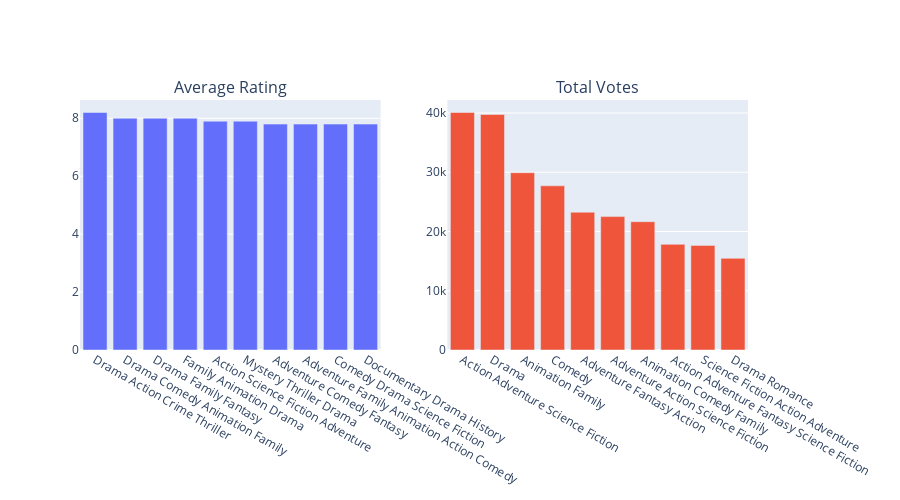

The cell this chart's notebook holds for it:
### Markdown cell above
## Genre Analysis

### Code cell
genre_stats = df.groupby('genres').agg({
    'vote_average': 'mean',
    'vote_count': 'sum'
}).reset_index()

fig = make_subplots(rows=1, cols=2, subplot_titles=('Average Rating', 'Total Votes'))

top_rated = genre_stats.nlargest(10, 'vote_average')
most_votes = genre_stats.nlargest(10, 'vote_count')

fig.add_trace(
    go.Bar(x=top_rated['genres'], y=top_rated['vote_average']),
    row=1, col=1
)
fig.add_trace(
    go.Bar(x=most_votes['genres'], y=most_votes['vote_count']),
    row=1, col=2
)

fig.update_layout(height=500, showlegend=False)
fig.show()

correlation = df['vote_average'].corr(df['vote_count'])
print(f"Rating vs votes correlation: {correlation:.2f}")

### Figure 1 — Plotly figure (JSON) as saved in the notebook; plotly's stock layout.template omitted (floating-point values rounded to 4 significant figures)
{"data": [{"type": "bar", "x": ["Drama Action Crime Thriller", "Drama Comedy Animation Family", "Drama Family Fantasy", "Family Animation Drama", "Action Science Fiction Adventure", "Mystery Thriller Drama", "Adventure Comedy Fantasy", "Adventure Family Animation Action Comedy", "Comedy Drama Science Fiction", "Documentary Drama History"], "xaxis": "x", "y": [8.2, 8.0, 8.0, 8.0, 7.9, 7.9, 7.8, 7.8, 7.8, 7.8], "yaxis": "y"}, {"type": "bar", "x": ["Action Adventure Science Fiction", "Drama", "Animation Family", "Comedy", "Adventure Fantasy Action", "Adventure Action Science Fiction", "Animation Comedy Family", "Action Adventure Fantasy Science Fiction", "Science Fiction Action Adventure", "Drama Romance"], "xaxis": "x2", "y": [40085, 39745, 29919, 27708, 23256, 22514, 21652, 17832, 17656, 15474], "yaxis": "y2"}], "layout": {"annotations": [{"font": {"size": 16}, "showarrow": false, "text": "Average Rating", "x": 0.225, "xanchor": "center", "xref": "paper", "y": 1, "yanchor": "bottom", "yref": "paper"}, {"font": {"size": 16}, "showarrow": false, "text": "Total Votes", "x": 0.775, "xanchor": "center", "xref": "paper", "y": 1, "yanchor": "bottom", "yref": "paper"}], "height": 500, "showlegend": false, "xaxis": {"anchor": "y", "domain": [0, 0.45]}, "xaxis2": {"anchor": "y2", "domain": [0.55, 1]}, "yaxis": {"anchor": "x", "domain": [0, 1]}, "yaxis2": {"anchor": "x2", "domain": [0, 1]}}}
